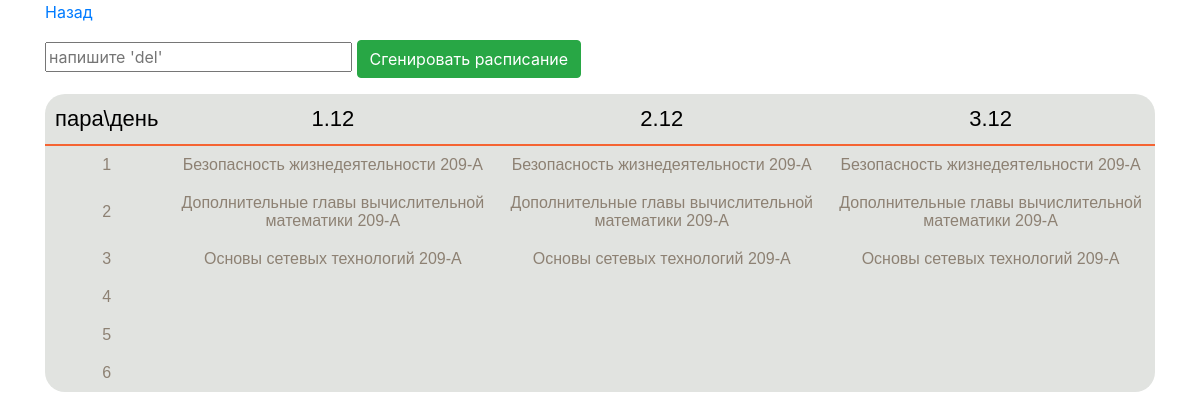
Page /images/php/view_table.php on the committed database.
### tables this page shows
CREATE TABLE IF NOT EXISTS `lessons_table` (
                                          ID INT NOT NULL AUTO_INCREMENT,
                                          day char(11),
                                          para INT,
                                          name VARCHAR(200),
                                          room VARCHAR(200),
                                          PRIMARY KEY (ID)
);

### images/php/view_table.php (the view, shortened to what this page needs)
<?php
$link = mysqli_connect('db', 'root', 'example');
echo '<head>
    <link rel="stylesheet" href="Styles/style.css">
    <meta charset="utf-8">
    <meta name="viewport" content="width=device-width, initial-scale=1, shrink-to-fit=no">
    <link rel="stylesheet" href="https://maxcdn.bootstrapcdn.com/bootstrap/4.0.0/css/bootstrap.min.css">
</head>';
echo <<<HTML
<div class = "container">
<p><a href = 'home.php'>Назад</a></p>
    <form action="view_table.php" method="post">
        <p><input type="text" name="lesson" placeholder="напишите 'del'" size="25" />
        <INPUT type="submit" class="btn btn-success" value= "Сгенировать расписание"></p>
    </form>
</div>
<div class = "container">
HTML;
$res = mysqli_query($link,"
    SELECT *
    FROM table_list.lessons_table
    ORDER BY 'day'
") or exit(mysqli_error());
$day_arr = array();
foreach ($res as $row){
    $day = $row['day'];
    if(!in_array($day, $day_arr)){
        array_push($day_arr, $day);
    }
}
$lesson_arr = array(array());
foreach ($res as $row) {
    foreach ($day_arr as $cell) {
           $lesson_arr[array_search($row['day'], $day_arr)][$row['para']] = $row['name']." ".$row['room'];
    }
}
echo '<table>';
    echo '<tr><th>пара\день</th>';
        foreach ($day_arr as $row) {
            echo "<th>$row</th>";
        }
    echo '</tr>';
    $para = 1;
    foreach ($res as $row) {
        echo '<tr>';
        echo "<td>$para</td>";
            foreach ($day_arr as $cell) {
                if($row['para'] == $para) {
                    $print = $lesson_arr[array_search($row['day'], $day_arr)][$row['para']];
                    echo "<td>$print</td>";
                }
            }
        $para += 1;
        echo '</tr>';
    }
echo '</table></div>
';

### images/php/Styles/style.css (style rules this page uses)
table { font-family: "Lucida Sans Unicode", "Lucida Grande", Sans-Serif; text-align: center; border-collapse: collapse; border-spacing: 5px; background: #E1E3E0; border-radius: 20px; }
th { font-size: 22px; font-weight: 300; padding: 12px 10px; border-bottom: 2px solid #F56433; color: black; }
td { padding: 10px; color: #8D8173; }

### rows in the picture
lessons_table: print "Безопасность жизнедеятельности 209-A"
lessons_table: print "Дополнительные главы вычислительной математики 209-A"
lessons_table: print "Основы сетевых технологий 209-A"

### other values in the picture
$row "1.12"
$row "2.12"
$row "3.12"
